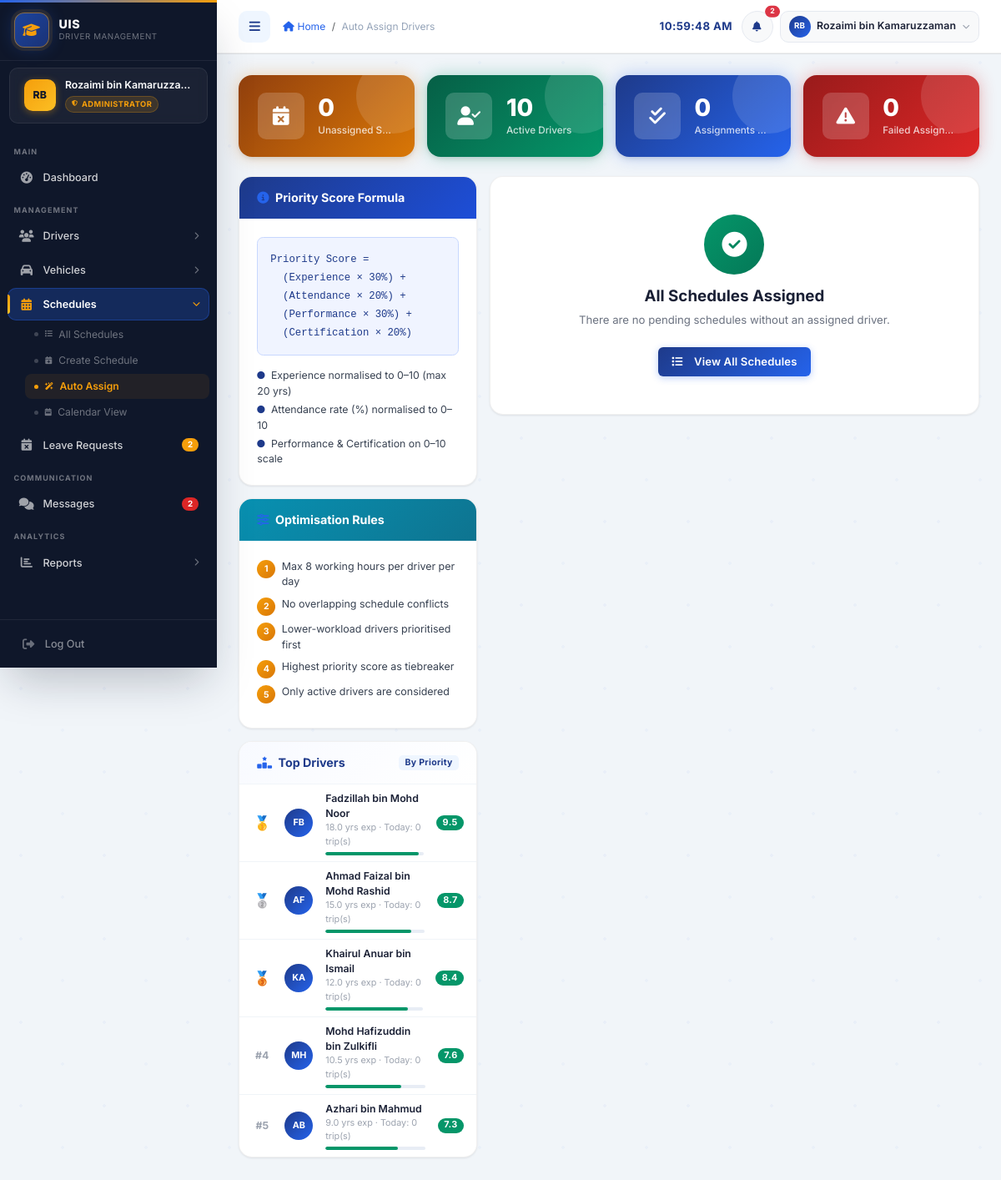
Page /admin/auto_assign.php (signed in) on the committed database.
### tables this page shows
CREATE TABLE drivers (
    driver_id           INT             NOT NULL AUTO_INCREMENT,
    employee_id         VARCHAR(20)     NOT NULL,
    name                VARCHAR(100)    NOT NULL,
    phone               VARCHAR(20)     NULL DEFAULT NULL,
    email               VARCHAR(100)    NULL DEFAULT NULL,
    address             TEXT            NULL DEFAULT NULL,
    experience_years    DECIMAL(4,1)    NOT NULL DEFAULT 0,
    attendance_rate     DECIMAL(5,2)    NOT NULL DEFAULT 100.00 COMMENT '0-100 percentage',
    performance_score   DECIMAL(5,2)    NOT NULL DEFAULT 5.00  COMMENT '0-10 scale',
    certification_score DECIMAL(5,2)    NOT NULL DEFAULT 5.00  COMMENT '0-10 scale',
    license_number      VARCHAR(50)     NULL DEFAULT NULL,
    license_class       VARCHAR(10)     NULL DEFAULT NULL,
    license_expiry      DATE            NULL DEFAULT NULL,
    status              ENUM('active','inactive','on_leave') NOT NULL DEFAULT 'active',
    driver_type         ENUM('top_management','regular') NOT NULL DEFAULT 'regular',
    created_at          TIMESTAMP       NOT NULL DEFAULT CURRENT_TIMESTAMP,
    updated_at          TIMESTAMP       NOT NULL DEFAULT CURRENT_TIMESTAMP ON UPDATE CURRENT_TIMESTAMP,
    PRIMARY KEY (driver_id),
    UNIQUE KEY uq_drivers_employee_id (employee_id)
);

### config/database.php (called while the page is built, shortened)
<?php
function calculatePriorityScore(
    float $experience,
    float $attendance,
    float $performance,
    float $certification
): float {
    $exp_score = min(($experience / 20.0) * 10.0, 10.0);
    $att_score = ($attendance / 100.0) * 10.0;
    $perf_score = $performance;
    $cert_score = $certification;
    $priority = ($exp_score  * 0.30)
              + ($att_score  * 0.20)
              + ($perf_score * 0.30)
              + ($cert_score * 0.20);
    return round($priority, 2);
}

### admin/auto_assign.php (the view, shortened to what this page needs)
<?php
require_once '../config/database.php';
$assignments   = [];
$errors        = [];
$unassigned_count = (int)$conn->query(
    "SELECT COUNT(*) AS cnt FROM schedules WHERE driver_id IS NULL AND status='pending'"
)->fetch_assoc()['cnt'];
$active_drivers_count = (int)$conn->query(
    "SELECT COUNT(*) AS cnt FROM drivers WHERE status='active'"
)->fetch_assoc()['cnt'];
$assignments_made  = count(array_filter($assignments, fn($a) => $a['status'] === 'assigned'));
$failed_count      = count($errors);
$drivers_result = $conn->query(
    "SELECT *, (SELECT COUNT(*) FROM schedules
                WHERE driver_id = d.driver_id
                  AND status NOT IN ('cancelled')
                  AND trip_date = CURDATE()) AS today_trips
     FROM drivers d WHERE status = 'active' ORDER BY name"
);
$all_drivers = [];
while ($row = $drivers_result->fetch_assoc()) {
    $row['priority_score'] = calculatePriorityScore(
        $row['experience_years'], $row['attendance_rate'],
        $row['performance_score'], $row['certification_score']
    );
    $all_drivers[] = $row;
}
usort($all_drivers, fn($a, $b) => $b['priority_score'] <=> $a['priority_score']);
require_once '../includes/header.php';
require_once '../includes/sidebar.php';
?>
<main class="main-content">
    <div class="row g-3 mb-4">
        <div class="col-6 col-xl-3">
            <div class="stat-card stat-amber">
                <div class="stat-card-icon"><i class="fas fa-calendar-xmark" style="font-size:1.5rem;"></i></div>
                <div class="stat-card-body">
                    <div class="stat-card-value"><?php echo $unassigned_count; ?></div>
                    <div class="stat-card-label">Unassigned Schedules</div>
                </div>
            </div>
        </div>
        <div class="col-6 col-xl-3">
            <div class="stat-card stat-green">
                <div class="stat-card-icon"><i class="fas fa-user-check" style="font-size:1.5rem;"></i></div>
                <div class="stat-card-body">
                    <div class="stat-card-value"><?php echo $active_drivers_count; ?></div>
                    <div class="stat-card-label">Active Drivers</div>
                </div>
            </div>
        </div>
        <div class="col-6 col-xl-3">
            <div class="stat-card stat-blue">
                <div class="stat-card-icon"><i class="fas fa-check-double" style="font-size:1.5rem;"></i></div>
                <div class="stat-card-body">
                    <div class="stat-card-value"><?php echo $assignments_made; ?></div>
                    <div class="stat-card-label">Assignments Made</div>
                </div>
            </div>
        </div>
        <div class="col-6 col-xl-3">
            <div class="stat-card stat-red">
                <div class="stat-card-icon"><i class="fas fa-triangle-exclamation" style="font-size:1.5rem;"></i></div>
                <div class="stat-card-body">
                    <div class="stat-card-value"><?php echo $failed_count; ?></div>
                    <div class="stat-card-label">Failed Assignments</div>
                </div>
            </div>
        </div>
    </div>
    <div class="row g-3">
        <div class="col-12 col-lg-4">
            <div class="content-card mb-3">
                <div class="content-card-header" style="background:linear-gradient(135deg,var(--uis-primary),#1d4ed8);">
                    <h5 class="content-card-title" style="color:#fff;">
                        <i class="fas fa-info-circle"></i> Priority Score Formula
                    </h5>
                </div>
                <div class="content-card-body">
                    <div class="rounded-3 p-3 mb-3" style="background:#f0f4ff;border:1px solid #c7d7fe;font-family:monospace;font-size:0.82rem;color:#1e3a8a;line-height:1.8;">
                        Priority Score =<br>
                        &nbsp;&nbsp;(Experience &times; 30%) +<br>
                        &nbsp;&nbsp;(Attendance &times; 20%) +<br>
                        &nbsp;&nbsp;(Performance &times; 30%) +<br>
                        &nbsp;&nbsp;(Certification &times; 20%)
                    </div>
                    <ul class="list-unstyled mb-0" style="font-size:0.82rem;color:#374151;">
                        <li class="mb-1"><i class="fas fa-circle fa-xs me-2" style="color:var(--uis-primary);"></i>Experience normalised to 0–10 (max 20 yrs)</li>
                        <li class="mb-1"><i class="fas fa-circle fa-xs me-2" style="color:var(--uis-primary);"></i>Attendance rate (%) normalised to 0–10</li>
                        <li><i class="fas fa-circle fa-xs me-2" style="color:var(--uis-primary);"></i>Performance &amp; Certification on 0–10 scale</li>
                    </ul>
                </div>
            </div>
            <div class="content-card mb-3">
                <div class="content-card-header" style="background:linear-gradient(135deg,#0891b2,#0e7490);">
                    <h5 class="content-card-title" style="color:#fff;">
                        <i class="fas fa-sliders"></i> Optimisation Rules
                    </h5>
                </div>
                <div class="content-card-body">
                    <ul class="list-unstyled mb-0" style="font-size:0.83rem;color:#374151;">
                        <?php
                        $rules = [
                            'Max 8 working hours per driver per day',
                            'No overlapping schedule conflicts',
                            'Lower-workload drivers prioritised first',
                            'Highest priority score as tiebreaker',
                            'Only active drivers are considered',
                        ];
                        foreach ($rules as $i => $rule):
                        ?>
                        <li class="d-flex align-items-start gap-2 mb-2">
                            <span class="d-flex align-items-center justify-content-center flex-shrink-0 rounded-circle fw-bold"
                                  style="width:22px;height:22px;background:linear-gradient(135deg,#f59e0b,#d97706);color:#fff;font-size:0.7rem;margin-top:1px;">
                                <?php echo $i + 1; ?>
                            </span>
                            <?php echo htmlspecialchars($rule); ?>
                        </li>
                        <?php endforeach; ?>
                    </ul>
                </div>
            </div>
            <div class="content-card">
                <div class="content-card-header">
                    <h5 class="content-card-title">
                        <i class="fas fa-ranking-star"></i> Top Drivers
                    </h5>
                    <span class="badge" style="background:var(--uis-light);color:var(--uis-primary);font-size:0.7rem;">By Priority</span>
                </div>
                <div class="content-card-body p-0">
                    <?php if (empty($all_drivers)): ?>
                    <div class="text-center py-4" style="color:#9ca3af;font-size:0.84rem;">
                        <i class="fas fa-user-slash fa-lg mb-2 d-block"></i>No active drivers
                    </div>
                    <?php else: ?>
                    <?php $medals = ['🥇','🥈','🥉']; ?>
                    <?php foreach (array_slice($all_drivers, 0, 5) as $i => $drv): ?>
                    <?php
                        $sc = (float)$drv['priority_score'];
                        $bar_pct = min(($sc / 10) * 100, 100);
                        $bar_color = $sc >= 7 ? '#059669' : ($sc >= 5 ? '#d97706' : '#dc2626');
                        $parts = array_filter(explode(' ', trim($drv['name'])));
                        $di = '';
                        foreach (array_slice($parts, 0, 2) as $p) { $di .= strtoupper($p[0]); }
                    ?>
                    <div class="d-flex align-items-center gap-3 px-3 py-2<?php echo $i < 4 ? ' border-bottom' : ''; ?>"
                         style="border-color:#f0f4f8!important;">
                        <div class="text-center flex-shrink-0" style="width:24px;font-size:<?php echo $i < 3 ? '1.1rem' : '0.82rem'; ?>;color:#9ca3af;font-weight:700;">
                            <?php echo $i < 3 ? $medals[$i] : '#' . ($i + 1); ?>
                        </div>
                        <div class="rounded-circle d-flex align-items-center justify-content-center flex-shrink-0"
                             style="width:34px;height:34px;background:linear-gradient(135deg,var(--uis-primary),var(--uis-secondary));color:#fff;font-size:0.72rem;font-weight:700;">
                            <?php echo htmlspecialchars($di ?: 'D'); ?>
                        </div>
                        <div class="flex-grow-1">
                            <div style="font-size:0.82rem;font-weight:600;color:#1a2035;">
                                <?php echo htmlspecialchars($drv['name']); ?>
                            </div>
                            <div style="font-size:0.72rem;color:#9ca3af;">
                                <?php echo $drv['experience_years']; ?> yrs exp
                                · Today: <?php echo (int)$drv['today_trips']; ?> trip(s)
                            </div>
                            <div class="progress mt-1" style="height:4px;border-radius:99px;background:#e8edf5;">
                                <div class="progress-bar" style="width:<?php echo number_format($bar_pct, 1); ?>%;background:<?php echo $bar_color; ?>;border-radius:99px;"></div>
                            </div>
                        </div>
                        <span class="badge rounded-pill flex-shrink-0"
                              style="background:<?php echo $bar_color; ?>;font-size:0.72rem;">
                            <?php echo number_format($sc, 1); ?>
                        </span>
                    </div>
                    <?php endforeach; ?>
                    <?php endif; ?>
                </div>
            </div>
        </div>
        <div class="col-12 col-lg-8">
            <?php if ($unassigned_count === 0 && empty($assignments)): ?>
            <div class="content-card">
                <div class="content-card-body text-center py-5">
                    <div class="rounded-circle d-inline-flex align-items-center justify-content-center mb-3"
                         style="width:72px;height:72px;background:linear-gradient(135deg,#059669,#047857);">
                        <i class="fas fa-circle-check fa-2x" style="color:#fff;"></i>
                    </div>
                    <h5 style="font-weight:700;color:#1a2035;" class="mb-2">All Schedules Assigned</h5>
                    <p style="color:#6b7280;font-size:0.88rem;" class="mb-4">
                        There are no pending schedules without an assigned driver.
                    </p>
                    <a href="<?php echo SITE_URL; ?>/admin/schedules.php"
                       class="btn btn-uis-primary">
                        <i class="fas fa-list me-2"></i>View All Schedules
                    </a>
                </div>
            </div>
            <?php endif; ?>
        </div>
    </div>
</main>
<?php require_once '../includes/footer.php'; ?>

### rows in the picture
drivers: i "🥇", di "FB", name "Fadzillah bin Mohd Noor", experience_years "18.0", today_trips "0", $bar_pct 95.2 (drawn), sc "9.5"
drivers: i "🥈", di "AF", name "Ahmad Faizal bin Mohd Rashid", experience_years "15.0", today_trips "0", $bar_pct 87.2 (drawn), sc "8.7"
drivers: i "🥉", di "KA", name "Khairul Anuar bin Ismail", experience_years "12.0", today_trips "0", $bar_pct 84.1 (drawn), sc "8.4"
drivers: di "MH", name "Mohd Hafizuddin bin Zulkifli", experience_years "10.5", today_trips "0", $bar_pct 76.1 (drawn), sc "7.6"
drivers: di "AB", name "Azhari bin Mahmud", experience_years "9.0", today_trips "0", $bar_pct 72.8 (drawn), sc "7.3"

### other values in the picture
$initials "RB"
$full_name "Rozaimi bin Kamaruzza…"
$role_label "ADMINISTRATOR"
$_pending_leaves "2"
$_unread_msgs "2"
$page_title "Auto Assign Drivers"
$_dh_total "2"
$full_name "Rozaimi bin Kamaruzzaman"
$unassigned_count "0"
$active_drivers_count "10"
$assignments_made "0"
$failed_count "0"
$rule "Max 8 working hours per driver per day"
$rule "No overlapping schedule conflicts"
$rule "Lower-workload drivers prioritised first"
